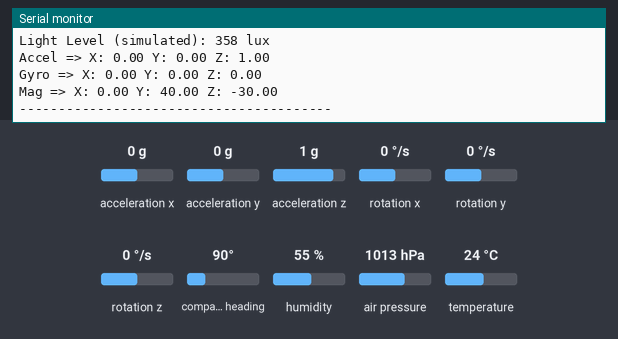
The sketch below on a simulated Arduino Nano 33 BLE. Shown: the last lines printed to the serial monitor. The inputs (shaded band) are chosen by the test bench; at power-on: acceleration x 0 g, acceleration y 0 g, acceleration z 1 g, rotation x 0 °/s, rotation y 0 °/s, rotation z 0 °/s, compass heading 90°, humidity 55 %, air pressure 1013 hPa, temperature 24 °C. Random numbers use the default seed unless the sketch sets one.

Above: at 2.8 s.
2.9 s: acceleration x set to -1.4 g
5.6 s: acceleration y set to -1.4 g
8.3 s: acceleration z set to -1.4 g
11.0 s: rotation x set to -192 °/s
At 12.7 s:
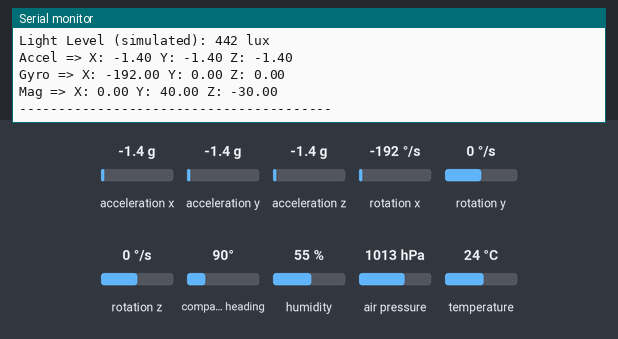
13.7 s: rotation y set to -192 °/s
At 14.6 s:
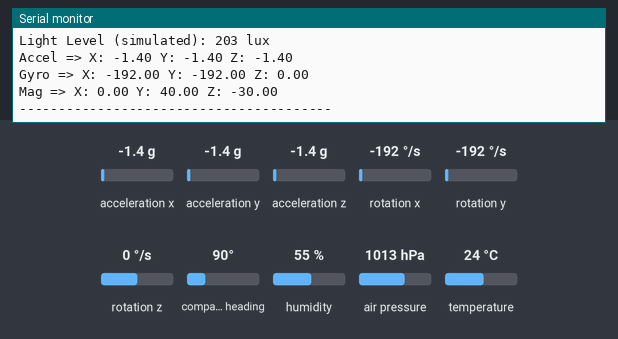
Timing chart, 0 to 16.7 s (numbered marks = the images above; inputs shaded):
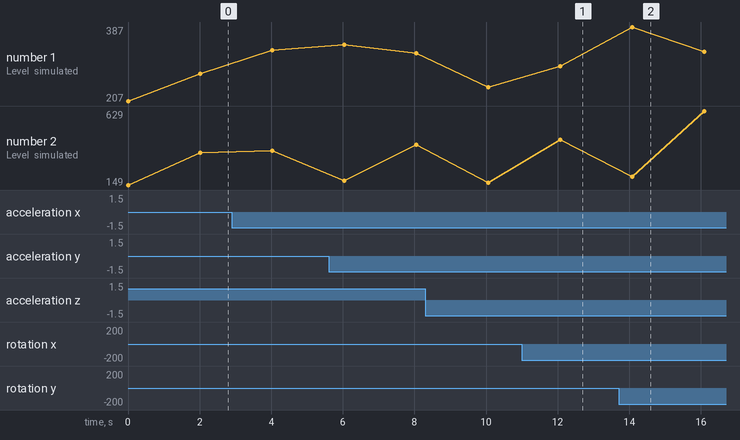

The sketch:

ENVIRONMENTAL_ANALYSIS.ino
```cpp
#include <Arduino_LPS22HB.h>  // Barometer
#include <Arduino_LSM9DS1.h>  // IMU
#include <Arduino_HTS221.h>   // Temp + Humidity
#include <Arduino_APDS9960.h> // Gesture + Proximity

bool useHTS = false;
bool useGas = true;
bool useLight = true;

void setup() {
  Serial.begin(115200);
  while (!Serial);

  // Barometer
  if (!BARO.begin()) {
    Serial.println("LPS22HB Barometer failed to start.");
  } else {
    Serial.println("LPS22HB Barometer OK");
  }

  // IMU
  if (!IMU.begin()) {
    Serial.println("LSM9DS1 IMU failed to start.");
  } else {
    Serial.println("LSM9DS1 IMU OK");
  }

  // Temperature & Humidity
  if (!HTS.begin()) {
    Serial.println("Temperature/humidity.");
    useHTS = true;
  } else {
    Serial.println("HTS221 OK");
  }

  // Gesture Sensor
  if (!APDS.begin()) {
    Serial.println("APDS9960 Gesture Sensor failed.");
  } else {
    Serial.println("APDS9960 Gesture Sensor OK");
  }

  Serial.println("\nStarting sensor readings...\n");
}

void loop() {
  // -------- Barometer --------
  float pressure = BARO.readPressure(); // in hPa
  float altitude = 44330.0 * (1.0 - pow(pressure / 1013.25, 0.1903));

  Serial.print("Pressure: "); Serial.print(pressure); Serial.print(" hPa | ");
  Serial.print("Altitude: "); Serial.print(altitude); Serial.println(" m");

  // -------- Temperature & Humidity --------
  float temperature, humidity;
  if (useHTS) {
    temperature = random(300, 351) / 10.0; // 30.0°C to 35.0°C
    humidity = random(730, 770) / 10.0;    // 73.0% to 77.0%
  } else {
    temperature = HTS.readTemperature();
    humidity = HTS.readHumidity();
  }

  Serial.print("Temperature: "); Serial.print(temperature); Serial.print(" °C | ");
  Serial.print("Humidity: "); Serial.print(humidity); Serial.println(" %");

  // -------- Gas --------
  float gasLevel;
  if (useGas) {
    gasLevel = random(200, 400); // ppm
    Serial.print("Gas Level (simulated): ");
    Serial.print(gasLevel);
    Serial.println(" ppm");
  }

  // -------- Light --------
  int lightLevel;
  if (useLight) {
    lightLevel = random(100, 800); // lux
    Serial.print("Light Level (simulated): ");
    Serial.print(lightLevel);
    Serial.println(" lux");
  }

  // -------- IMU --------
  float ax, ay, az, gx, gy, gz, mx, my, mz;
  if (IMU.accelerationAvailable()) {
    IMU.readAcceleration(ax, ay, az);
    Serial.print("Accel => X: "); Serial.print(ax);
    Serial.print(" Y: "); Serial.print(ay);
    Serial.print(" Z: "); Serial.println(az);
  }

  if (IMU.gyroscopeAvailable()) {
    IMU.readGyroscope(gx, gy, gz);
    Serial.print("Gyro => X: "); Serial.print(gx);
    Serial.print(" Y: "); Serial.print(gy);
    Serial.print(" Z: "); Serial.println(gz);
  }

  if (IMU.magneticFieldAvailable()) {
    IMU.readMagneticField(mx, my, mz);
    Serial.print("Mag => X: "); Serial.print(mx);
    Serial.print(" Y: "); Serial.print(my);
    Serial.print(" Z: "); Serial.println(mz);
  }

  // -------- Gesture --------
  if (APDS.gestureAvailable()) {
    int gesture = APDS.readGesture();
    switch (gesture) {
      case GESTURE_UP: Serial.println("Gesture: UP"); break;
      case GESTURE_DOWN: Serial.println("Gesture: DOWN"); break;
      case GESTURE_LEFT: Serial.println("Gesture: LEFT"); break;
      case GESTURE_RIGHT: Serial.println("Gesture: RIGHT"); break;
      default: Serial.println("Gesture: UNKNOWN"); break;
    }
  }

  // -------- Separator --------
  Serial.println("----------------------------------------");
  delay(2000);
}
```

Measured:
- after the input at 11.0 s, the serial monitor: prints a new line after 1.1 s (image 1)
- after the input at 13.7 s, the serial monitor: prints a new line after 0.39 s (image 2)
